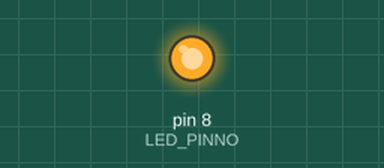
Simulated run of this sketch. Board: Arduino Uno, built with avr-gcc and run on an emulated ATmega328P. Parts: output pins drawn as LEDs (lit = HIGH).

Above: at 1.8 s.
At 5.6 s:
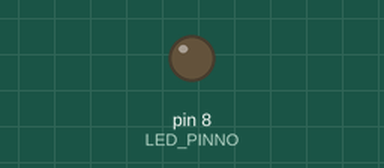
Timing chart, 0 to 9.8 s (numbered marks = the images above):
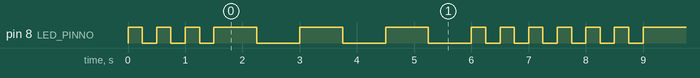

The sketch:

day1_sos.ino
```cpp
/*
  Project Name: Day1_SOS
  Project Description: SOS (Morse Code)를 LED로 출력하는 예제

  Author: Minsu Kim <25-10631@knu.hs.kr>
  Created At: 2025-10-11
*/

const int BASE_SPEED = 250;
// const int LED_PINNO = LED_BUILTIN; // LED_BUILTIN은 13번의 enum임
const int LED_PINNO = 8;

// 수정 금지
void setup() {
  pinMode(LED_PINNO, OUTPUT);
}

void loop() {
  // "S"
  for (int i = 0; i < 3; i++) {
    digitalWrite(LED_PINNO, HIGH);
    delay(BASE_SPEED);
    digitalWrite(LED_PINNO, LOW);
    delay(BASE_SPEED);
  }

  // "O"
  for (int i = 0; i < 3; i++) {
    digitalWrite(LED_PINNO, HIGH);
    delay(BASE_SPEED * 3);
    digitalWrite(LED_PINNO, LOW);
    delay(BASE_SPEED * 3);
  }

  // "S"
  for (int i = 0; i < 3; i++) {
    digitalWrite(LED_PINNO, HIGH);
    delay(BASE_SPEED);
    digitalWrite(LED_PINNO, LOW);
    delay(BASE_SPEED);
  }
}
```

Measured:
- by itself, pin 8 (LED_PINNO): repeats every 7.5 s: 2 × (LOW 0.25 s, HIGH 0.25 s), LOW 0.25 s, 3 × (HIGH 0.75 s, LOW 0.75 s), 3 × (HIGH 0.25 s, LOW 0.25 s), HIGH 0.25 s
- by itself, everything shown: repeats every 7.5 s, in 18 steps
